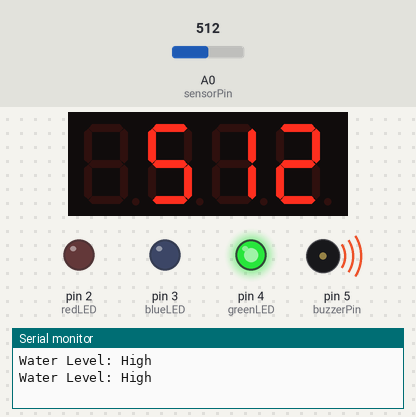
A sketch run on a simulated Arduino Uno, built with avr-gcc and run on an emulated ATmega328P. On the bench: 4-digit seven-segment display, output pins drawn as LEDs (lit = HIGH), buzzer (waves = sounding), the last lines printed to the serial monitor. The inputs (shaded band) are chosen by the test bench; at power-on: A0 (sensorPin) = 512. Pins used as bus, display or sensor lines are not drawn.

Above: at 1.8 s.
1.9 s: A0 (sensorPin) set to 402
At 3.12 s:
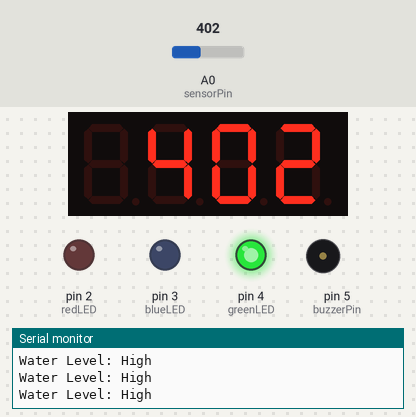
6.0 s: A0 (sensorPin) set to 383
At 7.0 s:
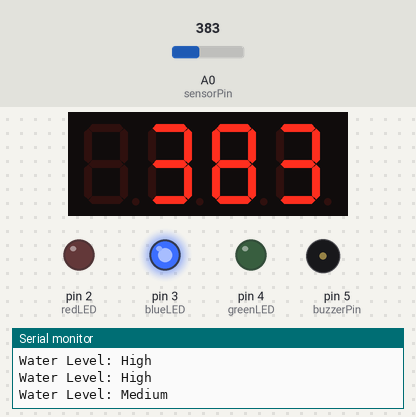
7.7 s: A0 (sensorPin) set to 336
At 9.5 s:
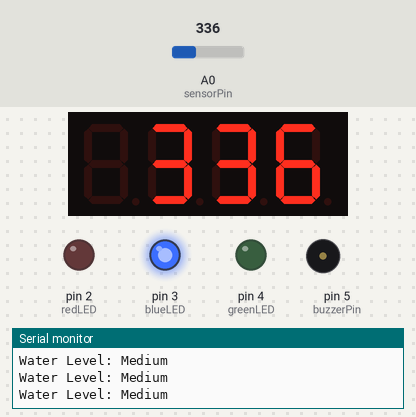
9.8 s: A0 (sensorPin) set to 305
At 11.0 s:
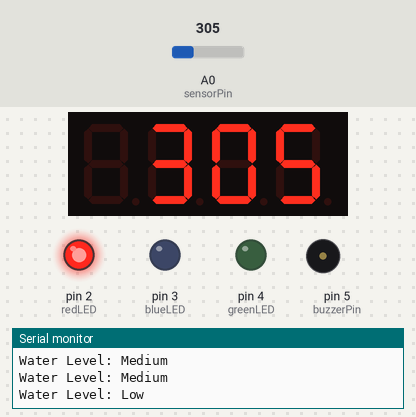
11.8 s: A0 (sensorPin) set to 0
At 13.7 s:
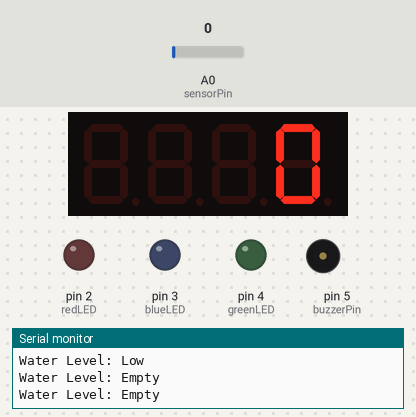
Timing chart, 0 to 14.9 s (numbered marks = the images above; inputs shaded):
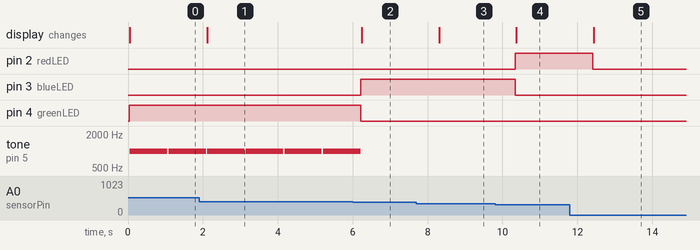

Measured:
- the behaviour switches between 394 and 393 on A0 (sensorPin) (found by bisection; images 1 and 2)
- the behaviour switches between 321 and 320 on A0 (sensorPin) (found by bisection; images 3 and 4)
- after the input at 1.9 s, the display: changes after 0.22 s (image 1)
- after the input at 6.0 s, pin 3 (blueLED): LOW → HIGH after 0.22 s; pin 4 (greenLED): HIGH → LOW after 0.22 s; tone on pin 5 (buzzerPin): goes on until 6.2 s, then stays silent; the display: changes after 0.24 s (image 2)
- after the input at 7.7 s, the display: changes after 0.61 s (image 3)
- after the input at 9.8 s, pin 2 (redLED): LOW → HIGH after 0.55 s; pin 3 (blueLED): HIGH → LOW after 0.55 s; the display: changes after 0.57 s (image 4)
- after the input at 11.8 s, pin 2 (redLED): HIGH → LOW after 0.61 s; the display: changes after 0.63 s (image 5)
- by itself, tone on pin 5 (buzzerPin): alternates 1000 Hz for 1.0 s and silent for 0.03 s

The sketch:

programArduino.ino
```cpp
//biblioteca integrata pentru display digital
#include <TM1637Display.h>

//definesc pinii display-ului
#define CLK 9
#define DIO 10

//creez un obiect din clasa TM1637Display
//constructorul accepta cele doua intrari: CLK si DIO
TM1637Display display(CLK, DIO);

//valorile minime si maxime
int lowerThreshold = 320;
int upperThreshold = 393;

//declararea pinilor Arduino la care sunt conectati pinii senzorului
#define sensorPower 7
#define sensorPin A0

//variabila pentru stocarea nivelului curent al apei
int val = 0;

//declararea pinilor pentru fiecare led
int redLED = 2;
int blueLED = 3;
int greenLED = 4;

//pin pentru buzzer
#define buzzerPin 5


void setup() {
  //initializare comunicare serial pentru depanare
  Serial.begin(9600);

  //se configureaza pinul de putere pentru senzorul de apa
  pinMode(sensorPower, OUTPUT);
  digitalWrite(sensorPower, LOW);

  //configurare LED-uri la OUTPUT
  pinMode(redLED, OUTPUT);
  pinMode(blueLED, OUTPUT);
  pinMode(greenLED, OUTPUT);

   //inițializarea display-ului TM1637
  display.setBrightness(0x0a);  //puteți ajusta luminozitatea (0x00 până la 0x0f)

  //initial toate LED-urile sunt inchise, iar diplay-ul sters
  digitalWrite(redLED, LOW);
  digitalWrite(blueLED, LOW);
  digitalWrite(greenLED, LOW);
  display.clear();
}

void loop() {
  //citirea valorii de la senzorul de apa
  int level = readSensor();

  if (level == 0) {
    Serial.println("Water Level: Empty");
    digitalWrite(redLED, LOW);
    digitalWrite(blueLED, LOW);
    digitalWrite(greenLED, LOW);
    display.showNumberDec(0, false);
  } else if (level > 0 && level <= lowerThreshold) {
    Serial.println("Water Level: Low");
    digitalWrite(redLED, HIGH);
    digitalWrite(blueLED, LOW);
    digitalWrite(greenLED, LOW);
    display.showNumberDec(level, false);
  } else if (level > lowerThreshold && level <= upperThreshold) {
    Serial.println("Water Level: Medium");
    digitalWrite(redLED, LOW);
    digitalWrite(blueLED, HIGH);
    digitalWrite(greenLED, LOW);
    display.showNumberDec(level, false);
  } else if (level > upperThreshold) {
    Serial.println("Water Level: High");
    digitalWrite(redLED, LOW);
    digitalWrite(blueLED, LOW);
    digitalWrite(greenLED, HIGH);
    display.showNumberDec(level, false);
    //emite un sunet de avertizare folosind buzzer-ul pentru 1 secundă
    tone(buzzerPin, 1000, 1000);
  }
  delay(1000);
}

//functie pentru a citi valoarea senzorului de apa
int readSensor() {
  digitalWrite(sensorPower, HIGH);
  delay(10);
  val = analogRead(sensorPin);
  digitalWrite(sensorPower, LOW);
  return val;
}
```
